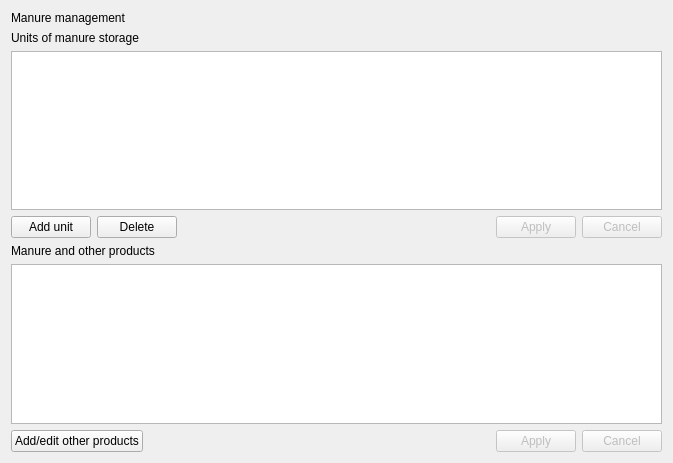
<?xml version="1.0" encoding="UTF-8"?>
<ui version="4.0">
 <class>manureman</class>
 <widget class="QWidget" name="manureman">
  <property name="geometry">
   <rect>
    <x>0</x>
    <y>0</y>
    <width>673</width>
    <height>463</height>
   </rect>
  </property>
  <property name="toolTip">
   <string/>
  </property>
  <layout class="QVBoxLayout" name="verticalLayout">
   <item>
    <widget class="QLabel" name="Label16">
     <property name="enabled">
      <bool>true</bool>
     </property>
     <property name="palette">
      <palette>
       <active>
        <colorrole role="WindowText">
         <brush brushstyle="SolidPattern">
          <color alpha="255">
           <red>0</red>
           <green>0</green>
           <blue>0</blue>
          </color>
         </brush>
        </colorrole>
       </active>
       <inactive>
        <colorrole role="WindowText">
         <brush brushstyle="SolidPattern">
          <color alpha="255">
           <red>0</red>
           <green>0</green>
           <blue>0</blue>
          </color>
         </brush>
        </colorrole>
       </inactive>
       <disabled>
        <colorrole role="WindowText">
         <brush brushstyle="SolidPattern">
          <color alpha="255">
           <red>0</red>
           <green>0</green>
           <blue>0</blue>
          </color>
         </brush>
        </colorrole>
       </disabled>
      </palette>
     </property>
     <property name="toolTip">
      <string/>
     </property>
     <property name="text">
      <string>Manure management</string>
     </property>
    </widget>
   </item>
   <item>
    <widget class="QLabel" name="label_2">
     <property name="text">
      <string>Units of manure storage</string>
     </property>
    </widget>
   </item>
   <item>
    <widget class="QTableView" name="AdvListView1">
     <property name="enabled">
      <bool>true</bool>
     </property>
     <property name="toolTip">
      <string/>
     </property>
    </widget>
   </item>
   <item>
    <layout class="QHBoxLayout" name="horizontalLayout_2">
     <item>
      <widget class="QPushButton" name="BitBtn4">
       <property name="enabled">
        <bool>true</bool>
       </property>
       <property name="toolTip">
        <string/>
       </property>
       <property name="text">
        <string>Add unit</string>
       </property>
       <property name="icon">
        <iconset resource="../images.qrc">
         <normaloff>:/images/new3.png</normaloff>:/images/new3.png</iconset>
       </property>
       <property name="flat">
        <bool>false</bool>
       </property>
      </widget>
     </item>
     <item>
      <widget class="QPushButton" name="BitBtn5">
       <property name="enabled">
        <bool>true</bool>
       </property>
       <property name="toolTip">
        <string/>
       </property>
       <property name="text">
        <string>Delete</string>
       </property>
       <property name="icon">
        <iconset resource="../images.qrc">
         <normaloff>:/images/delete3.png</normaloff>:/images/delete3.png</iconset>
       </property>
       <property name="flat">
        <bool>false</bool>
       </property>
      </widget>
     </item>
     <item>
      <spacer name="horizontalSpacer_2">
       <property name="orientation">
        <enum>Qt::Horizontal</enum>
       </property>
       <property name="sizeHint" stdset="0">
        <size>
         <width>40</width>
         <height>20</height>
        </size>
       </property>
      </spacer>
     </item>
     <item>
      <widget class="QPushButton" name="BitBtn6">
       <property name="enabled">
        <bool>false</bool>
       </property>
       <property name="toolTip">
        <string/>
       </property>
       <property name="text">
        <string>Apply</string>
       </property>
       <property name="icon">
        <iconset resource="../images.qrc">
         <normaloff>:/images/apply.png</normaloff>:/images/apply.png</iconset>
       </property>
       <property name="flat">
        <bool>false</bool>
       </property>
      </widget>
     </item>
     <item>
      <widget class="QPushButton" name="BitBtn7">
       <property name="enabled">
        <bool>false</bool>
       </property>
       <property name="toolTip">
        <string/>
       </property>
       <property name="text">
        <string>Cancel</string>
       </property>
       <property name="icon">
        <iconset resource="../images.qrc">
         <normaloff>:/images/cancel.png</normaloff>:/images/cancel.png</iconset>
       </property>
       <property name="flat">
        <bool>false</bool>
       </property>
      </widget>
     </item>
    </layout>
   </item>
   <item>
    <widget class="QLabel" name="label">
     <property name="text">
      <string>Manure and other products</string>
     </property>
    </widget>
   </item>
   <item>
    <widget class="QTableView" name="AdvListView2">
     <property name="enabled">
      <bool>true</bool>
     </property>
     <property name="toolTip">
      <string/>
     </property>
    </widget>
   </item>
   <item>
    <layout class="QHBoxLayout" name="horizontalLayout">
     <item>
      <widget class="QPushButton" name="BitBtn3">
       <property name="enabled">
        <bool>true</bool>
       </property>
       <property name="toolTip">
        <string/>
       </property>
       <property name="text">
        <string>Add/edit other products</string>
       </property>
       <property name="icon">
        <iconset resource="../images.qrc">
         <normaloff>:/images/purchase.png</normaloff>:/images/purchase.png</iconset>
       </property>
       <property name="flat">
        <bool>false</bool>
       </property>
      </widget>
     </item>
     <item>
      <spacer name="horizontalSpacer">
       <property name="orientation">
        <enum>Qt::Horizontal</enum>
       </property>
       <property name="sizeHint" stdset="0">
        <size>
         <width>40</width>
         <height>20</height>
        </size>
       </property>
      </spacer>
     </item>
     <item>
      <widget class="QPushButton" name="BitBtn1">
       <property name="enabled">
        <bool>false</bool>
       </property>
       <property name="toolTip">
        <string/>
       </property>
       <property name="text">
        <string>Apply</string>
       </property>
       <property name="icon">
        <iconset resource="../images.qrc">
         <normaloff>:/images/apply.png</normaloff>:/images/apply.png</iconset>
       </property>
       <property name="flat">
        <bool>false</bool>
       </property>
      </widget>
     </item>
     <item>
      <widget class="QPushButton" name="BitBtn2">
       <property name="enabled">
        <bool>false</bool>
       </property>
       <property name="toolTip">
        <string/>
       </property>
       <property name="text">
        <string>Cancel</string>
       </property>
       <property name="icon">
        <iconset resource="../images.qrc">
         <normaloff>:/images/cancel.png</normaloff>:/images/cancel.png</iconset>
       </property>
       <property name="flat">
        <bool>false</bool>
       </property>
      </widget>
     </item>
    </layout>
   </item>
  </layout>
 </widget>
 <resources>
  <include location="../images.qrc"/>
 </resources>
 <connections/>
</ui>
